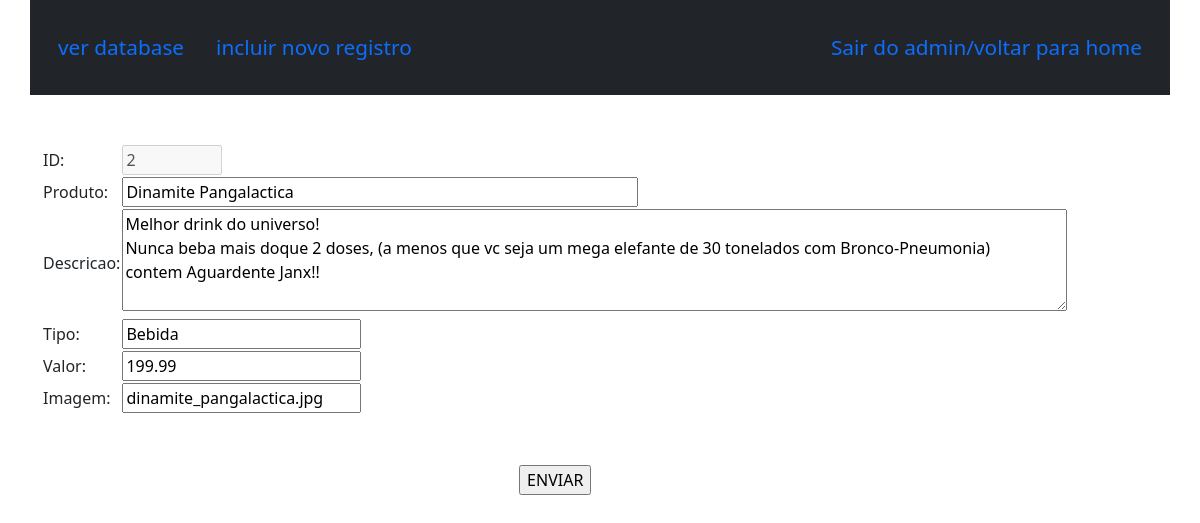
The page /admin/edit/2 on the database its author committed.
### tables this page shows
CREATE TABLE produtos(
    id INTEGER PRIMARY KEY AUTOINCREMENT NOT NULL,
    produto VARCHAR(150) NOT NULL,
    descricao VARCHAR(1500),
    tipo VARCHAR(100) NOT NULL,
    valor DECIMAL(10,2) NOT NULL,
    img VARCHAR(100) NOT NULL
);

### views.py (the view, shortened to what this page needs)
@views.route('/admin/edit/<id>', methods=['GET','POST'])
def admin_edit(id):
    print(id)
    met = request.method
    if met == "GET":
        con = sqlite3.connect('alphaCentauri/static/database.db')
        cur = con.cursor()
        select = f"SELECT * FROM produtos WHERE id = {id}"
        cur.execute(select)
        tab = cur.fetchone()
        return render_template("admin_edit.html", result=tab)
    return render_template("admin.html")

### templates/admin_edit.html (shortened to what this page needs)
<!DOCTYPE html>
<html lang="en">
<head>
    <link rel="stylesheet" href="../../static/css/bootstrap.min.css">
</head>
<body>
    <header>
        <div class="container bg-dark fixed-top">
            <nav class="navbar">
                <div class="navbar justify-content-start">
                    <a href="/admin"> ver database </a>
                    <a href="/admin/add"> incluir novo registro </a>
                </div>
                <div>
                    <a href="/"> Sair do admin/voltar para home </a>
                </div>
            </nav>
        </div>
    </header>
<br><br><br><br><br><br>
<div class="container">
    <form method="POST" name="meuForm" id="meuForm" onsubmit="return validaForm()" enctype="multipart/form-data">
        <table>
            <tr><td> ID: </td><td> <input type="text" disabled size="5" value="{{result[0]}}" id="id" name="id"></td></tr>
            <tr><td>Produto:</td><td><input type="text" id="produto" name="produto" size="50" value="{{result[1]}}"></td></tr>
            <tr><td>Descricao:</td><td><textarea id="descricao" name="descricao" rows=4 cols=100 >{{result[2]}}</textarea></td></tr>
            <tr><td>Tipo:</td><td><input type="text" id="tipo" name="tipo" value="{{result[3]}}"/></td></tr>
            <tr><td>Valor:</td><td><input type="number" min="1.00" id="valor" name="valor" step="0.01" value="{{result[4]}}"/></td></tr>
            <tr><td>Imagem:</td><td><input type="text" name="file" id="file" value="{{result[5]}}"></td></tr>
            <tr><td><br><br></td></tr>
            <tr><td colspan="2" style="text-align: center"><input type="submit" value="ENVIAR"></td></tr>
        </table>
    </form>
</div>
</body>
</html>

### templates/admin_edit.html (style rules this page uses)
.navbar { font-size: 1.3rem; }
.navbar a { text-decoration: none; display: block; padding: 1rem 1rem; }

### rows shown on the page
produtos: id "2", produto "Dinamite Pangalactica", descricao "Melhor drink do universo! Nunca beba mais doque 2 doses, (a menos que vc seja um mega elefante de 30 tonelados com Bronco-Pneumonia) contem Aguardente Janx!!", tipo "Bebida", valor "199.99", file "dinamite_pangalactica.jpg"
